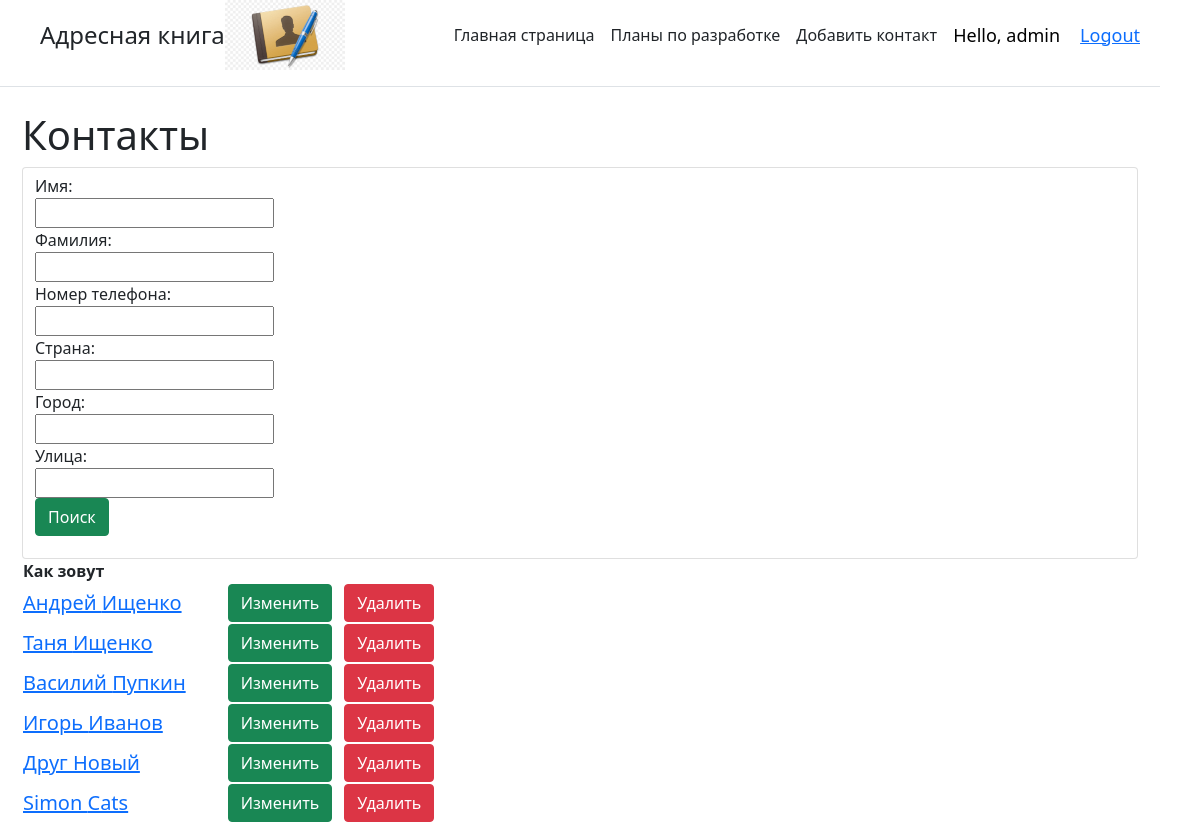
The page / (signed in) on the database as committed earlier.
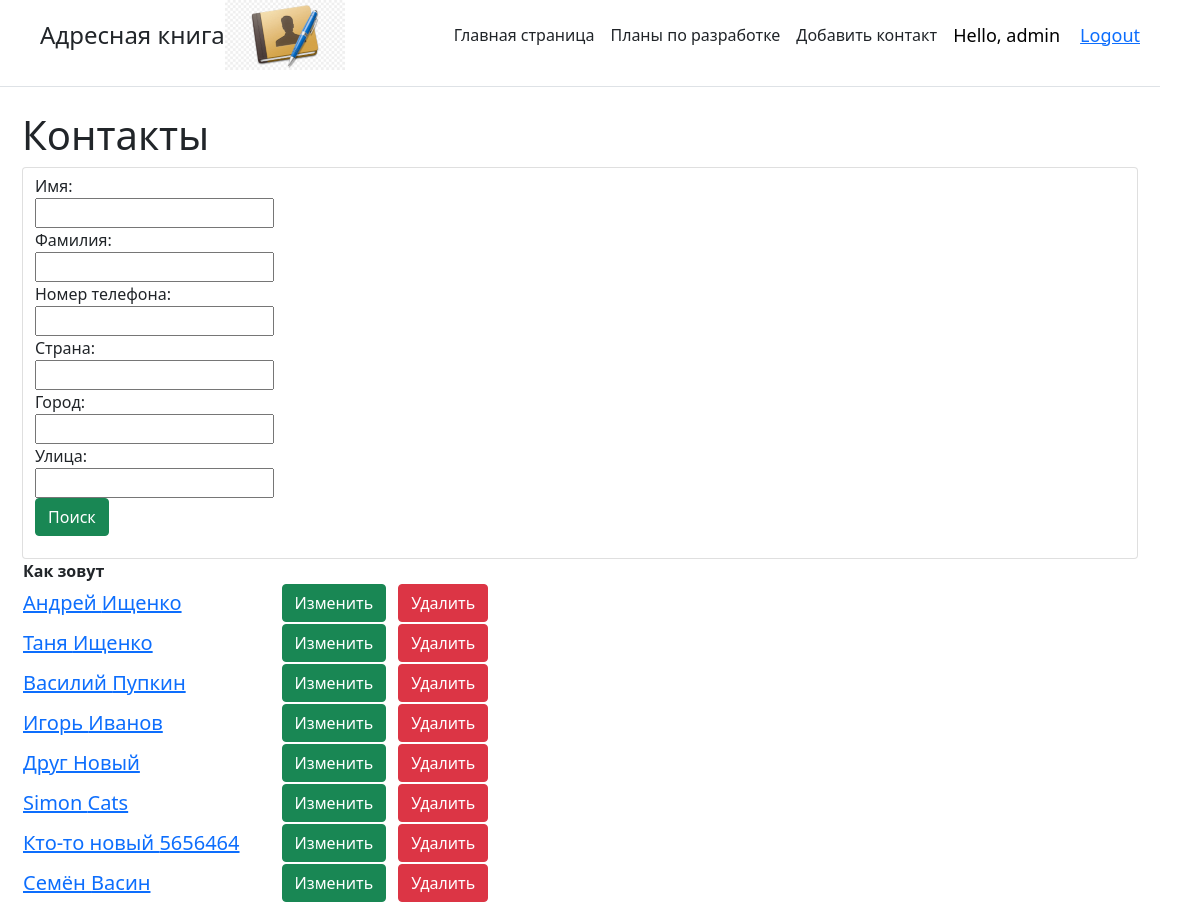
The same page on the database as committed later.
### main/models.py (models this page shows, shortened)
class Task(models.Model):
    name_task = models.CharField('Имя', max_length=50)
    surname = models.CharField('Фамилия', max_length=50, default='')
    phone_num = models.CharField('Номер телефона', max_length=50, default='')
    title = models.CharField('Страна', max_length= 50)
    title2 = models.CharField('Город', max_length=50)
    task = models.CharField('Улица', max_length=50)
    created_time = models.DateTimeField(auto_now_add=True)
    account_pic = models.ImageField(null=True, blank=True)
    class Meta:
        verbose_name = 'Контакт'
        verbose_name_plural = 'Контакты'

### main/views.py (the view)
# urls.py: path('', views.index, name = 'home'),
@login_required(login_url='login')
def index(request):
    tasks = Task.objects.all()
    myFilter = NameFilter(request.GET, queryset=tasks)
    tasks = myFilter.qs
    return render(request,'main/index.html', {'title':'Главная страница сайта', 'tasks': tasks, 'myFilter':myFilter})

### main/templates/main/index.html (shortened to what this page needs)
{% extends 'main/base.html'%}
{% block content %}
<h1> Контакты</h1>
<div class="row-3">
    <div>
        <div class="card form-control">
            <form class="col-2" method="get">
                {{myFilter.form}}
                <br><button class="btn btn-success" type="submit">
                    Поиск</button>
            </form>
        </div>
    </div>
</div>
<table>
    <thead>
        <tr>
            <th>Как зовут</th>
            <th> </th>
        </tr>
    </thead>
    <tbody>
        {% if user == request.user %}
            {%if tasks%}
                {% for element in tasks%}
                <tr >
                    <td><a class="h5" style="margin-right: 40px" href="{%url 'project' element.id%}">{{element.name_task}} {{element.surname}}</a><br>
                    </td>
                    <td><a style="margin-right: 10px" class="btn btn-success" href="{% url 'update' element.id%}">Изменить</a></td>
                    <td><a class="btn btn-danger" href="{% url 'delete' element.id%}" >Удалить</a></td>
                </tr>
                {%endfor%}
            {%else%}
            <p>У нас нет записей</p>
            {%endif%}
        {%endif%}
    </tbody>
</table>
{%endblock%}

### main/templates/main/base.html (shortened to what this page needs)
{% load static %}
<html lang="en">
<head>
    <link rel ="stylesheet" href="https://cdn.jsdelivr.net/npm/bootstrap@5.1.0/dist/css/bootstrap.min.css">
</head>
<body style="margin-right: 40px">
    <div class="d-flex flex-column flex-md-row align-items-center pb-3 mb-4 border-bottom">
      <a href="/" class="d-flex align-items-center text-dark text-decoration-none">
               <span style="margin-left: 40px"  class="fs-4">Адресная книга</span>
      </a>
        <img src="{% static 'images/logo1.png' %}">
      <nav class="d-inline-flex mt-2 mt-md-0 ms-md-auto">
        <a class="me-3 py-2 text-dark text-decoration-none" href="{% url 'home' %}">Главная страница</a>
        <a class="me-3 py-2 text-dark text-decoration-none" href="{% url 'about' %}">Планы по разработке</a>
          <a class="me-3 py-2 text-dark text-decoration-none" href="{% url 'create' %}">Добавить контакт</a>
      </nav>
        <span class="hello-msg">Hello, {{request.user}}</span>
        <span class="hello-msg" ><a href="{%url 'logout' %}">Logout</a></span>
    </div>
    <div class = "container">
        {% block content %}{%endblock%}
    </div>
</body>
</html>

### main/templates/main/base.html (style rules this page uses)
.hello-msg { font-size:18px; color:#000000; margin-right: 20px }

Rows that differ between the two databases and show on the page:
added Task: name_task "Кто-то новый", surname "5656464"
added Task: name_task "Семён", surname "Васин"
